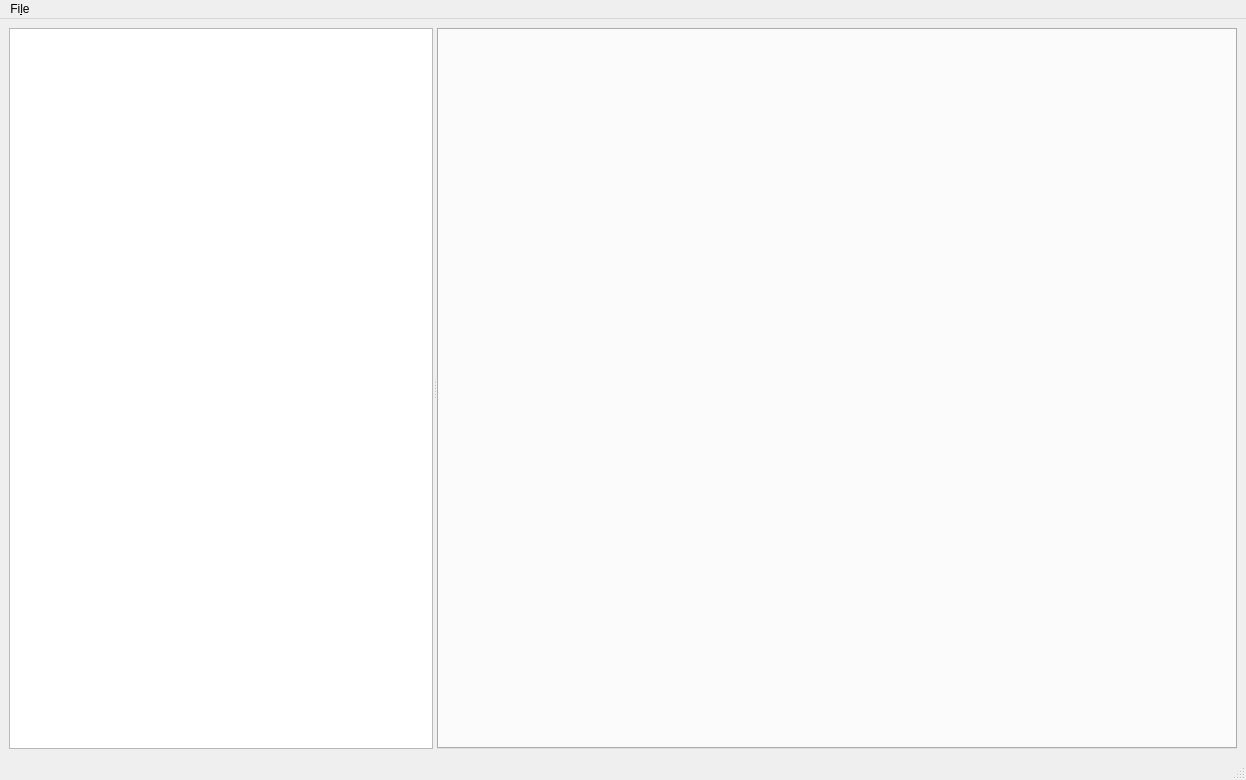
<?xml version="1.0" encoding="UTF-8"?>
<ui version="4.0">
 <class>MainWindow</class>
 <widget class="QMainWindow" name="MainWindow">
  <property name="geometry">
   <rect>
    <x>0</x>
    <y>0</y>
    <width>1246</width>
    <height>780</height>
   </rect>
  </property>
  <property name="sizePolicy">
   <sizepolicy hsizetype="Maximum" vsizetype="Expanding">
    <horstretch>1</horstretch>
    <verstretch>1</verstretch>
   </sizepolicy>
  </property>
  <property name="baseSize">
   <size>
    <width>0</width>
    <height>0</height>
   </size>
  </property>
  <property name="windowTitle">
   <string notr="true">HalIR</string>
  </property>
  <widget class="QWidget" name="centralwidget">
   <property name="sizePolicy">
    <sizepolicy hsizetype="Expanding" vsizetype="Expanding">
     <horstretch>1</horstretch>
     <verstretch>1</verstretch>
    </sizepolicy>
   </property>
   <layout class="QVBoxLayout" name="verticalLayout">
    <item>
     <widget class="QSplitter" name="splitter">
      <property name="sizePolicy">
       <sizepolicy hsizetype="Expanding" vsizetype="Expanding">
        <horstretch>1</horstretch>
        <verstretch>1</verstretch>
       </sizepolicy>
      </property>
      <property name="contextMenuPolicy">
       <enum>Qt::CustomContextMenu</enum>
      </property>
      <property name="orientation">
       <enum>Qt::Horizontal</enum>
      </property>
      <widget class="QListWidget" name="filetree">
       <property name="enabled">
        <bool>true</bool>
       </property>
       <property name="sizePolicy">
        <sizepolicy hsizetype="MinimumExpanding" vsizetype="Expanding">
         <horstretch>1</horstretch>
         <verstretch>0</verstretch>
        </sizepolicy>
       </property>
       <property name="maximumSize">
        <size>
         <width>600</width>
         <height>16777215</height>
        </size>
       </property>
       <property name="baseSize">
        <size>
         <width>0</width>
         <height>0</height>
        </size>
       </property>
       <property name="mouseTracking">
        <bool>false</bool>
       </property>
       <property name="contextMenuPolicy">
        <enum>Qt::DefaultContextMenu</enum>
       </property>
       <property name="toolTip">
        <string>&lt;html&gt;&lt;head/&gt;&lt;body&gt;&lt;p&gt;This are your selectet files&lt;/p&gt;&lt;/body&gt;&lt;/html&gt;</string>
       </property>
       <property name="alternatingRowColors">
        <bool>true</bool>
       </property>
      </widget>
      <widget class="QTabWidget" name="tabWidget">
       <property name="sizePolicy">
        <sizepolicy hsizetype="Expanding" vsizetype="Expanding">
         <horstretch>0</horstretch>
         <verstretch>0</verstretch>
        </sizepolicy>
       </property>
       <property name="minimumSize">
        <size>
         <width>800</width>
         <height>0</height>
        </size>
       </property>
       <property name="maximumSize">
        <size>
         <width>16777215</width>
         <height>16777215</height>
        </size>
       </property>
       <property name="contextMenuPolicy">
        <enum>Qt::CustomContextMenu</enum>
       </property>
       <property name="currentIndex">
        <number>-1</number>
       </property>
      </widget>
     </widget>
    </item>
   </layout>
  </widget>
  <widget class="QMenuBar" name="menubar">
   <property name="geometry">
    <rect>
     <x>0</x>
     <y>0</y>
     <width>1246</width>
     <height>44</height>
    </rect>
   </property>
   <widget class="QMenu" name="menuFile">
    <property name="title">
     <string>Fi&amp;le</string>
    </property>
   </widget>
   <addaction name="menuFile"/>
  </widget>
  <widget class="QStatusBar" name="statusbar"/>
 </widget>
 <resources/>
 <connections/>
</ui>
